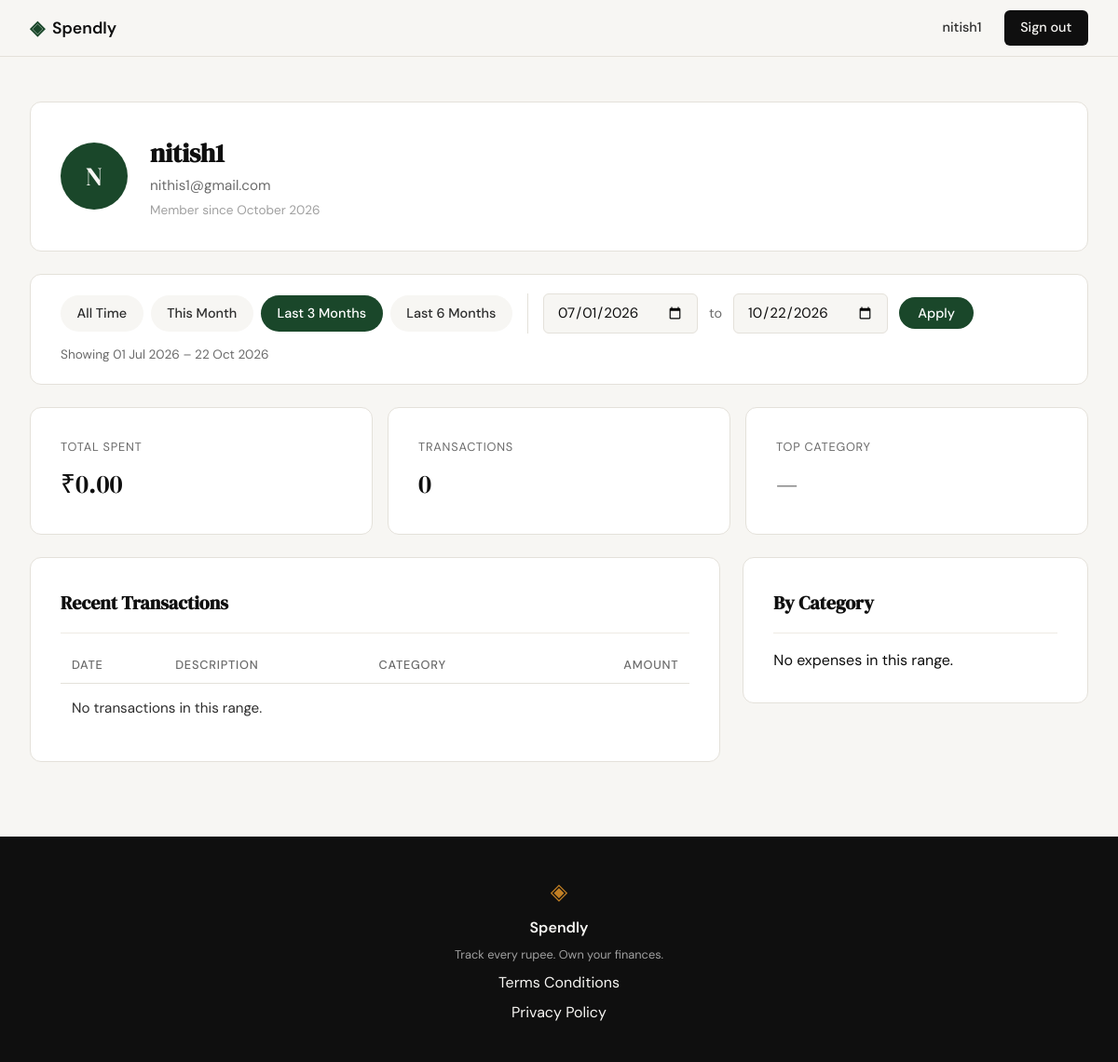
The page /profile?start_date=2026-07-01&end_date=2026-10-22 (signed in) on the database as committed earlier.
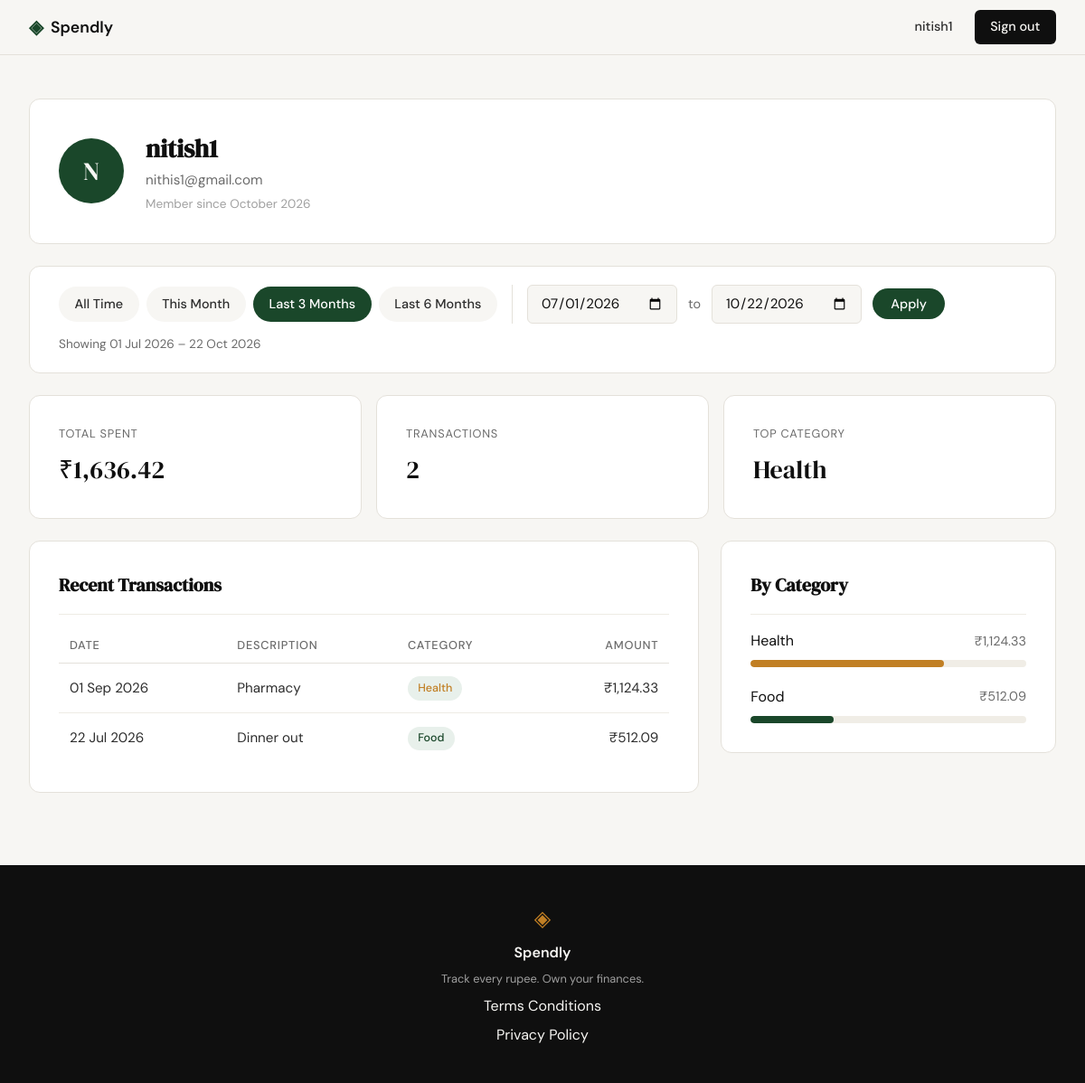
The same page on the database as committed later.
### tables this page shows
CREATE TABLE users (
                id            INTEGER PRIMARY KEY AUTOINCREMENT,
                name          TEXT NOT NULL,
                email         TEXT NOT NULL UNIQUE,
                password_hash TEXT NOT NULL,
                created_at    TEXT DEFAULT (datetime('now'))
            );

CREATE TABLE expenses (
                id          INTEGER PRIMARY KEY AUTOINCREMENT,
                user_id     INTEGER NOT NULL REFERENCES users(id),
                amount      REAL NOT NULL,
                category    TEXT NOT NULL,
                date        TEXT NOT NULL,
                description TEXT,
                created_at  TEXT DEFAULT (datetime('now'))
            );

### app.py (the view)
@app.route("/profile")
def profile():
    if not _is_signed_in():
        return redirect(url_for("login"))
    user = get_user_by_id(session["user_id"])
    start_date, end_date, date_error = _parse_date_range(request.args)
    transactions = [
        {
            "date": row["date"],
            "date_label": _format_date(row["date"]),
            "description": row["description"] or "",
            "category": row["category"],
            "amount": row["amount"],
            "badge_class": f"badge-{row['category'].lower()}",
        }
        for row in get_recent_expenses(
            user["id"], start_date=start_date, end_date=end_date
        )
    ]
    category_rows = get_category_totals(user["id"], start_date, end_date)
    grand_total = sum(row["total"] for row in category_rows)
    breakdown = [
        {
            "name": row["category"],
            "amount": row["total"],
            "bar_class": f"bar-w-{round(row['total'] / grand_total * 100 / 5) * 5}",
            "color_class": f"fill-{row['category'].lower()}",
        }
        for row in category_rows
    ] if grand_total else []
    summary = get_expense_summary(user["id"], start_date, end_date)
    stats = {
        "total_spent": summary["total_spent"],
        "count": summary["count"],
        "top_category": breakdown[0]["name"] if breakdown else "—",
    }
    initials = "".join(word[0] for word in user["name"].split()[:2]).upper() or "?"
    return render_template(
        "profile.html",
        initials=initials,
        member_since=_format_member_since(user["created_at"]),
        stats=stats,
        transactions=transactions,
        breakdown=breakdown,
        start_date=start_date,
        end_date=end_date,
        date_error=date_error,
        range_label=_range_label(start_date, end_date),
        presets=_filter_presets(start_date, end_date),
        is_filtered=bool(start_date or end_date),
    )

### app.py (called while the page is built)
@app.context_processor
def inject_current_user():
    user_id = session.get("user_id")
    return {"current_user": get_user_by_id(user_id) if user_id else None}

def _is_signed_in():
    user_id = session.get("user_id")
    return bool(user_id and get_user_by_id(user_id))

def _format_member_since(raw):
    try:
        return datetime.strptime(raw[:10], "%Y-%m-%d").strftime("%B %Y")
    except (TypeError, ValueError):
        return ""

def _format_date(raw):
    try:
        return datetime.strptime(raw[:10], "%Y-%m-%d").strftime("%d %b %Y")
    except (TypeError, ValueError):
        return raw or ""

def _parse_date_bound(raw):
    raw = (raw or "").strip()
    if not raw:
        return None, False
    try:
        return datetime.strptime(raw, "%Y-%m-%d").strftime("%Y-%m-%d"), False
    except ValueError:
        return None, True

def _parse_date_range(args):
    start, start_bad = _parse_date_bound(args.get("start_date"))
    end, end_bad = _parse_date_bound(args.get("end_date"))
    if start_bad or end_bad:
        return start, end, "Please enter dates in YYYY-MM-DD format."
    if start and end and start > end:
        return None, None, "Start date must be on or before the end date."
    return start, end, None

def _months_back_start(today, months):
    index = today.year * 12 + today.month - 1 - months
    return today.replace(year=index // 12, month=index % 12 + 1, day=1)

def _filter_presets(start, end):
    today = date.today()
    end_iso = today.isoformat()
    presets = [
        ("All Time", None, None),
        ("This Month", today.replace(day=1).isoformat(), end_iso),
        ("Last 3 Months", _months_back_start(today, 3).isoformat(), end_iso),
        ("Last 6 Months", _months_back_start(today, 6).isoformat(), end_iso),
    ]
    return [
        {
            "label": label,
            "start": p_start,
            "end": p_end,
            "active": (p_start, p_end) == (start, end),
        }
        for label, p_start, p_end in presets
    ]

def _range_label(start, end):
    if start and end:
        return f"Showing {_format_date(start)} – {_format_date(end)}"
    if start:
        return f"Showing from {_format_date(start)}"
    if end:
        return f"Showing up to {_format_date(end)}"
    return None

### database/db.py (called while the page is built)
def get_db():
    conn = sqlite3.connect(DB_PATH)
    conn.row_factory = sqlite3.Row
    conn.execute("PRAGMA foreign_keys = ON")
    return conn

### templates/profile.html (shortened to what this page needs)
{% extends "base.html" %}
{% block content %}
<section class="profile-page">
    <div class="profile-inner">
        <section class="profile-card">
            <div class="profile-avatar" aria-hidden="true">{{ initials }}</div>
            <div>
                <h1 class="profile-name">{{ current_user["name"] }}</h1>
                <p class="profile-email">{{ current_user["email"] }}</p>
                {% if member_since %}
                <p class="profile-since">Member since {{ member_since }}</p>
                {% endif %}
            </div>
        </section>
        <section class="filter-card" aria-label="Filter by date">
            <div class="filter-bar">
                <nav class="filter-presets" aria-label="Quick ranges">
                    {% for preset in presets %}
                    <a class="filter-pill{% if preset.active %} is-active{% endif %}"
                       href="{% if preset.start %}{{ url_for('profile', start_date=preset.start, end_date=preset.end) }}{% else %}{{ url_for('profile') }}{% endif %}"
                       {% if preset.active %}aria-current="true"{% endif %}>{{ preset.label }}</a>
                    {% endfor %}
                </nav>
                <form method="get" action="{{ url_for('profile') }}" class="filter-form">
                    <input type="date" id="start_date" name="start_date" class="form-input" aria-label="From date" value="{{ start_date or '' }}">
                    <span class="filter-sep">to</span>
                    <input type="date" id="end_date" name="end_date" class="form-input" aria-label="To date" value="{{ end_date or '' }}">
                    <button type="submit" class="filter-apply">Apply</button>
                </form>
            </div>
            {% if range_label %}
            <p class="filter-label">{{ range_label }}</p>
            {% endif %}
        </section>
        <section class="profile-stats" aria-label="Summary">
            <div class="stat-card">
                <span class="stat-label">Total spent</span>
                <span class="stat-value">₹{{ "{:,.2f}".format(stats.total_spent) }}</span>
            </div>
            <div class="stat-card">
                <span class="stat-label">Transactions</span>
                <span class="stat-value">{{ stats.count }}</span>
            </div>
            <div class="stat-card">
                <span class="stat-label">Top category</span>
                <span class="stat-value">{{ stats.top_category }}</span>
            </div>
        </section>
        <div class="profile-columns">
        <section class="profile-section">
            <h2 class="profile-section-title">Recent Transactions</h2>
            <div class="tx-table-wrap">
                <table class="tx-table">
                    <thead>
                        <tr>
                            <th scope="col">Date</th>
                            <th scope="col">Description</th>
                            <th scope="col">Category</th>
                            <th scope="col" class="tx-amount">Amount</th>
                        </tr>
                    </thead>
                    <tbody>
                        {% for tx in transactions %}
                        <tr>
                            <td>{{ tx.date_label }}</td>
                            <td>{{ tx.description }}</td>
                            <td><span class="badge {{ tx.badge_class }}">{{ tx.category }}</span></td>
                            <td class="tx-amount">₹{{ "{:,.2f}".format(tx.amount) }}</td>
                        </tr>
                        {% else %}
                        <tr>
                            <td colspan="4">{% if is_filtered %}No transactions in this range.{% else %}No expenses yet.{% endif %}</td>
                        </tr>
                        {% endfor %}
                    </tbody>
                </table>
            </div>
        </section>
        <section class="profile-section">
            <h2 class="profile-section-title">By Category</h2>
            <div class="breakdown">
                {% for item in breakdown %}
                <div class="breakdown-item">
                    <div class="breakdown-meta">
                        <span>{{ item.name }}</span>
                        <span class="breakdown-total">₹{{ "{:,.2f}".format(item.amount) }}</span>
                    </div>
                    <div class="breakdown-track" aria-hidden="true">
                        <div class="breakdown-fill {{ item.bar_class }} {{ item.color_class }}"></div>
                    </div>
                </div>
                {% else %}
                <p>{% if is_filtered %}No expenses in this range.{% else %}No expenses yet.{% endif %}</p>
                {% endfor %}
            </div>
        </section>
        </div>
    </div>
</section>
{% endblock %}

### templates/base.html (shortened to what this page needs)
<!DOCTYPE html>
<html lang="en">
<head>
    <link rel="stylesheet" href="{{ url_for('static', filename='css/style.css') }}">
</head>
<body>
    <nav class="navbar">
        <div class="nav-inner">
            <a href="{{ url_for('landing') }}" class="nav-brand">
                <span class="brand-icon">◈</span>
                <span class="brand-name">Spendly</span>
            </a>
            <div class="nav-links">
                {% if current_user %}
                <a href="{{ url_for('profile') }}" class="nav-user">{{ current_user["name"] }}</a>
                <a href="{{ url_for('logout') }}" class="nav-cta">Sign out</a>
                {% else %}
                <a href="{{ url_for('login') }}">Sign in</a>
                <a href="{{ url_for('register') }}" class="nav-cta">Get started</a>
                {% endif %}
            </div>
        </div>
    </nav>
    <main class="main-content">
        {% block content %}{% endblock %}
    </main>
    <footer class="footer">
        <div class="footer-inner">
            <span class="brand-icon">◈</span>
            <span class="footer-name">Spendly</span>
            <p class="footer-copy">Track every rupee. Own your finances.</p>
            <a href="{{ url_for('terms') }}">Terms Conditions</a>
            <a href="{{ url_for('privacy') }}">Privacy Policy</a>
        </div>
    </footer>
</body>
</html>

Rows that differ between the two databases and show on the page:
added expenses: date_label "01 Sep 2026", description "Pharmacy", category "Health", amount "1,124.33", name "Health"
added expenses: date_label "22 Jul 2026", description "Dinner out", category "Food", amount "512.09", name "Food"
Other text that changed with them:
{{ "{:,.2f}".format(stats.total_spent) }}: "0.00" → "1,636.42"
{{ stats.count }}: "0" → "2"
{{ stats.top_category }}: "—" → "Health"
text no longer shown: "No transactions in this range. No expenses in this range."
